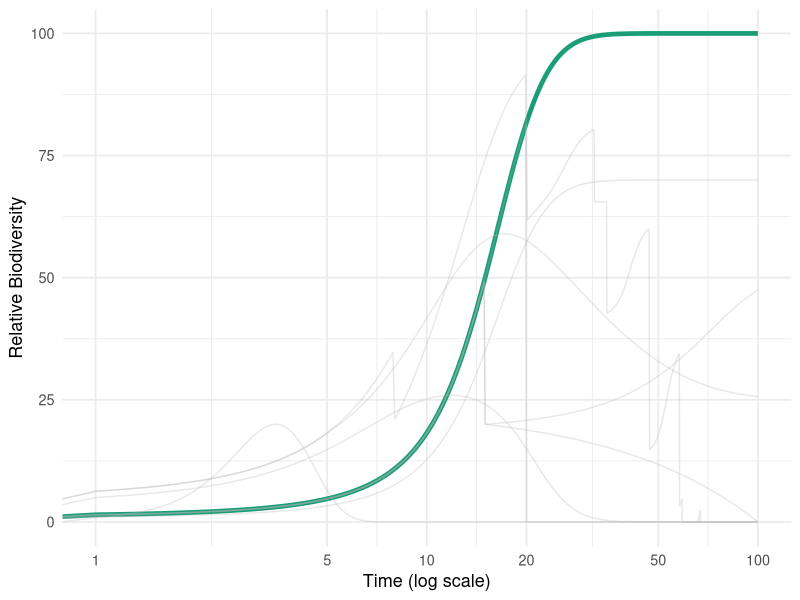
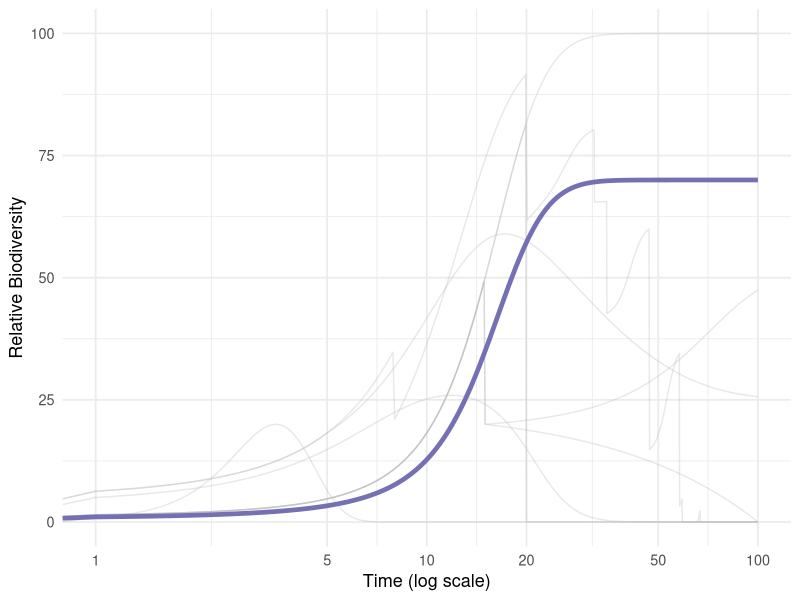
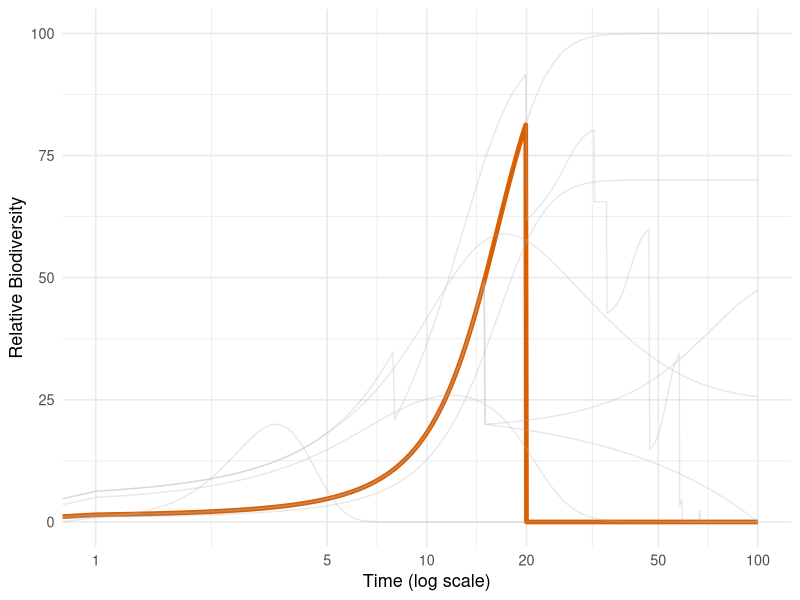
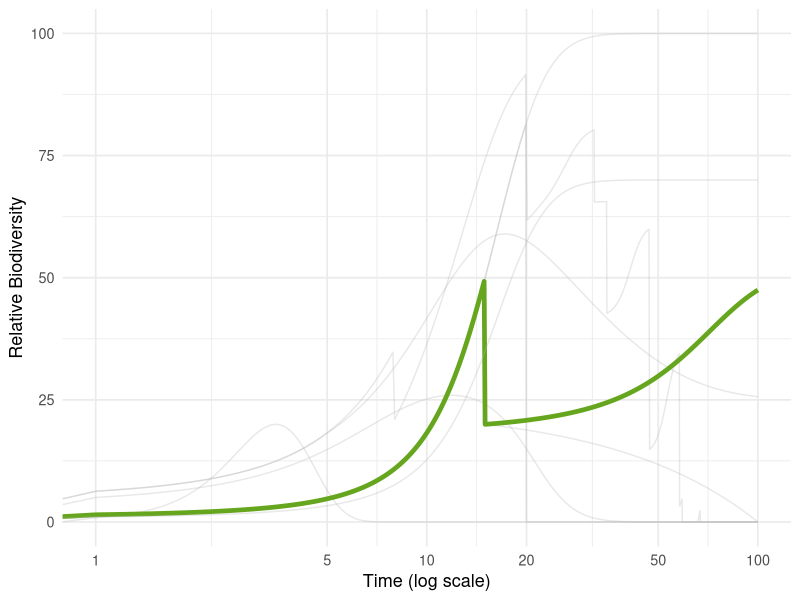
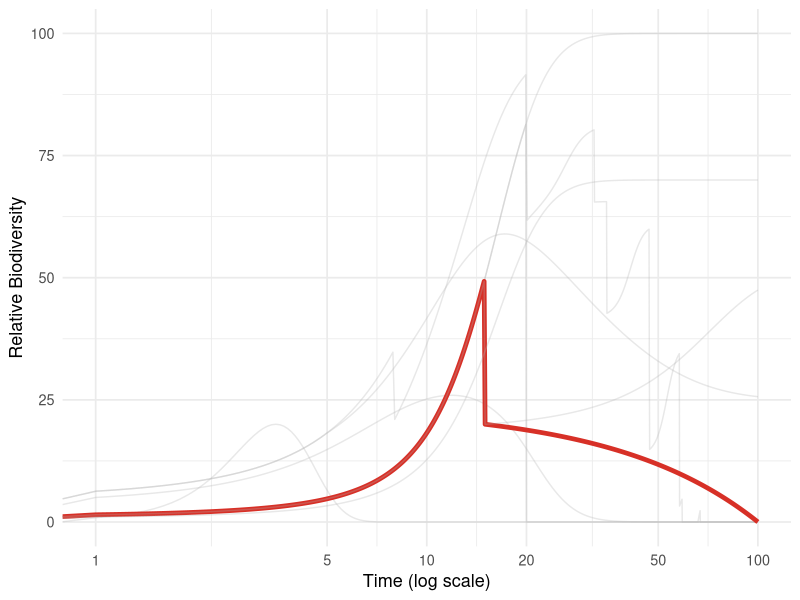
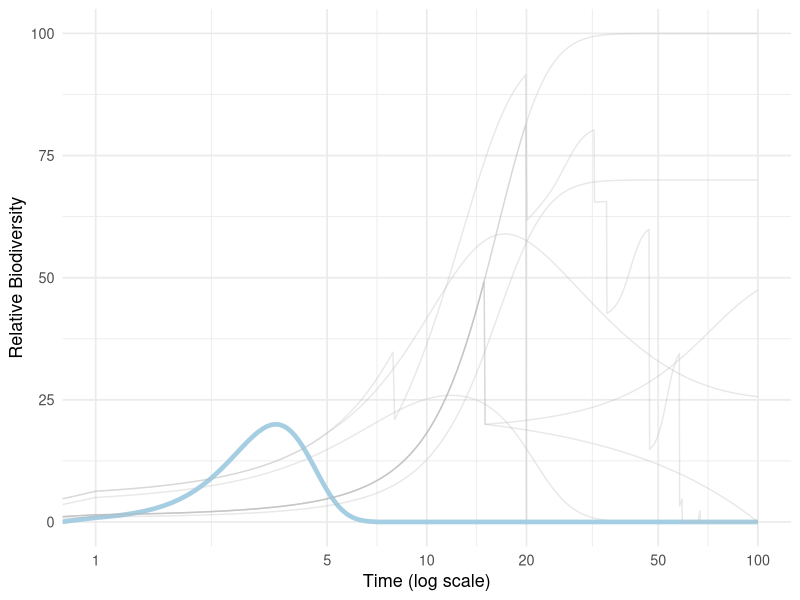
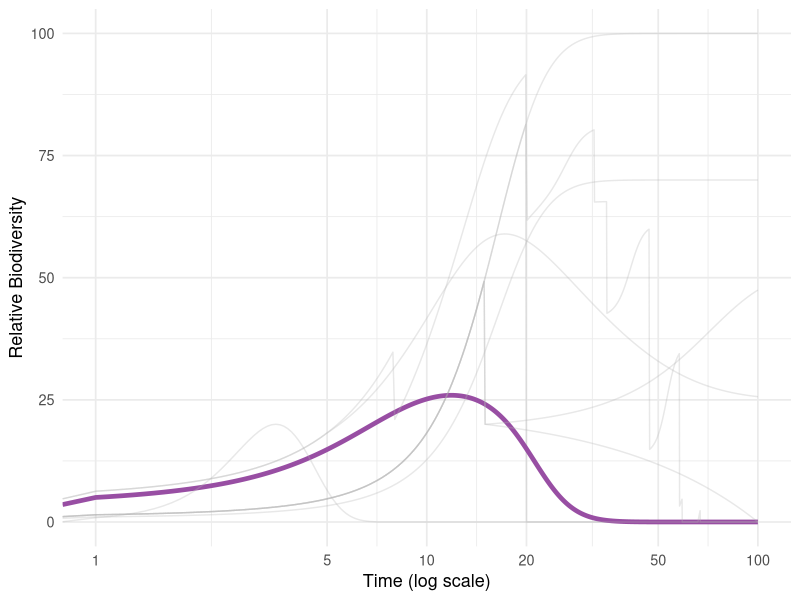
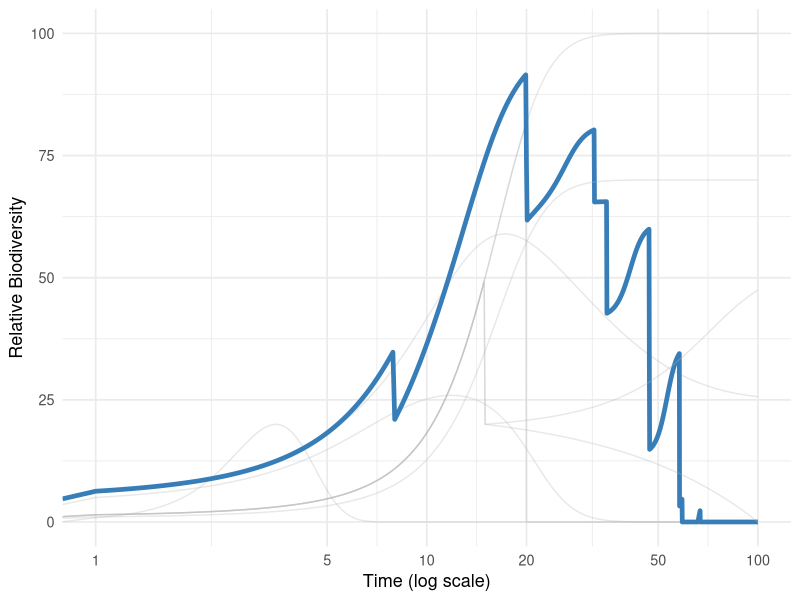

R code for these plots, in order:
# =============================
# Biodiversity Offset Trajectory Plot Script
# =============================

# Load packages
library(ggplot2)   # plotting
library(dplyr)     # data manipulation
library(scales)    # scaling axes
library(purrr)     # iteration over scenarios
library(here)      # relative file paths

#-----------------------------
# Global settings
#-----------------------------

# Time vector
time <- seq(0, 100, by = 0.1)

# Logistic growth function
s_sigmoid <- function(t, K = 100, r = 0.3, t0 = 15) {
  K / (1 + exp(-r * (t - t0)))
}

#-----------------------------
# Generate scenario trajectories
#-----------------------------
generate_trajectory <- function(name, biodiversity_func) {
  data.frame(
    time = time,
    biodiversity = biodiversity_func(time),
    scenario = name
  )
}

#-----------------------------
# Define offset scenarios
#-----------------------------
scenario_list <- list(
  generate_trajectory("Ideal Offset (max = 100)", function(t) pmin(s_sigmoid(t), 100)),
  generate_trajectory("Offset with Limited Gains (max = 70)", function(t) pmin(s_sigmoid(t, K = 70), 70)),
  generate_trajectory("Offset Failure: Catastrophic Collapse (Year 20)", function(t) {
    traj <- pmin(s_sigmoid(t), 100)
    traj[t >= 20] <- 0
    traj
  }),
  generate_trajectory("Offset Shock: Fire with Partial Recovery", function(t) {
    fire_time <- 15; drop_value <- 20
    rise <- pmin(s_sigmoid(t), 100)
    t_rise <- t[t < fire_time]
    values_rise <- rise[t < fire_time]
    values_drop <- drop_value
    t_recovery <- t[t > fire_time]
    recovery_base <- 35 / (1 + exp(-0.05 * (t_recovery - 60)))
    offset <- drop_value - recovery_base[1]
    values_recovery <- recovery_base + offset
    c(values_rise, values_drop, values_recovery)
  }),
  generate_trajectory("Offset Shock: Fire with No Recovery", function(t) {
    fire_time <- 15; drop_value <- 20
    rise <- pmin(s_sigmoid(t), 100)
    t_rise <- t[t < fire_time]
    values_rise <- rise[t < fire_time]
    t_decline <- t[t > fire_time]
    slope <- drop_value / (100 - fire_time)
    values_decline <- pmax(0, drop_value - slope * (t_decline - fire_time))
    c(values_rise, drop_value, values_decline)
  }),
  generate_trajectory("Offset Failure: Transitory Gain (Peak at Year 3.5)", function(t) {
    bell <- 20 * exp(-((t - 3.5)^2) / (2 * 1^2))
    bell[t > 7] <- 0
    bell
  }),
  generate_trajectory("Offset Failure: Early Gain Then Collapse", function(t) {
    rise <- 30 / (1 + exp(-0.4 * (t - 5)))
    decay <- 1 / (1 + exp(0.3 * (t - 20)))
    trajectory <- rise * decay
    trajectory[t > 50] <- 0
    trajectory
  }),
  generate_trajectory("Offset Risk: Amplified Storm Frequency with Recovery", function(t) {
    initial <- 100 / (1 + exp(-0.3 * (t - 10)))
    biodiv <- initial
    storm_times <- c(8, 20, 35, 47, 58, 67, 75, 82, 88)
    drop_depths <- seq(15, 50, length.out = length(storm_times))
    recovery_duration <- 12
    
    for (i in seq_along(storm_times)) {
      drop_idx <- which.min(abs(t - storm_times[i]))
      recovery_end <- which.min(abs(t - (storm_times[i] + recovery_duration)))
      biodiv[drop_idx:length(biodiv)] <- biodiv[drop_idx:length(biodiv)] - drop_depths[i]
      if (recovery_end > drop_idx) {
        recovery_t <- t[drop_idx:recovery_end]
        recovery_curve <- (drop_depths[i] * 0.8) / (1 + exp(-0.5 * (recovery_t - (storm_times[i] + recovery_duration / 2))))
        biodiv[drop_idx:recovery_end] <- biodiv[drop_idx:recovery_end] + recovery_curve
      }
    }
    pmax(biodiv, 0)
  }),
  generate_trajectory("Offset Failure: Invasive Species After Management Ends", function(t) {
    management_end <- 5; final_value <- 25
    rise <- 100 / (1 + exp(-0.3 * (t - 10)))
    decay_multiplier <- rep(1, length(t))
    decay_start <- which(t > management_end)
    
    if (length(decay_start) > 0) {
      decay_curve <- exp(-0.05 * (t[decay_start] - management_end))
      target_drop <- 1 - final_value / 100
      decay_multiplier[decay_start] <- (1 - target_drop) + target_drop * decay_curve
    }
    rise * decay_multiplier
  })
)

# Combine all scenarios into one dataframe
df_all <- bind_rows(scenario_list)

#-----------------------------
# Define Colors
#-----------------------------
offset_colors <- c(
  "Ideal Offset (max = 100)" = "#1b9e77",
  "Offset with Limited Gains (max = 70)" = "#7570b3",
  "Offset Failure: Catastrophic Collapse (Year 20)" = "#d95f02",
  "Offset Shock: Fire with Partial Recovery" = "#66a61e",
  "Offset Shock: Fire with No Recovery" = "#d73027",
  "Offset Failure: Transitory Gain (Peak at Year 3.5)" = "#a6cee3",
  "Offset Failure: Early Gain Then Collapse" = "#984ea3",
  "Offset Risk: Amplified Storm Frequency with Recovery" = "#377eb8",
  "Offset Failure: Invasive Species After Management Ends" = "#a65628"
)

# Fill in missing colors automatically
missing_colors <- setdiff(unique(df_all$scenario), names(offset_colors))
if (length(missing_colors) > 0) {
  auto_colors <- RColorBrewer::brewer.pal(max(3, length(missing_colors)), "Set3")
  names(auto_colors) <- missing_colors
  offset_colors <- c(offset_colors, auto_colors[missing_colors])
}

#-----------------------------
# Plot Function
#-----------------------------
plot_offset_trajectories <- function(df, log_scale = TRUE, facet = FALSE, focal = NULL, show_title = TRUE) {
  scenarios <- unique(df$scenario)
  color_vals <- if (!is.null(focal)) setNames(ifelse(scenarios == focal, offset_colors[focal], "gray70"), scenarios) else offset_colors
  alpha_vals <- if (!is.null(focal)) setNames(ifelse(scenarios == focal, 1, 0.3), scenarios) else setNames(rep(1, length(scenarios)), scenarios)
  linewidth_vals <- if (!is.null(focal)) setNames(ifelse(scenarios == focal, 1.6, 0.5), scenarios) else setNames(rep(1.2, length(scenarios)), scenarios)
  
  p <- ggplot(df, aes(x = time, y = biodiversity, color = scenario, alpha = scenario, linewidth = scenario)) +
    geom_line(show.legend = FALSE) +
    scale_color_manual(values = color_vals) +
    scale_alpha_manual(values = alpha_vals) +
    scale_linewidth_manual(values = linewidth_vals) +
    labs(
      title = if (show_title) {
        if (!is.null(focal)) focal else if (log_scale) "Offset Trajectories (Log Time)" else "Offset Trajectories"
      } else NULL,
      x = if (log_scale) "Time (log scale)" else "Time",
      y = "Relative Biodiversity"
    ) +
    theme_minimal(base_size = 13) +
    theme(
      plot.title = element_text(face = "bold", size = 14, hjust = 0.5),
      legend.position = if (facet) "none" else "bottom"
    )
  
  p <- p + if (facet) facet_wrap(~scenario, ncol = 2) else NULL
  p <- p + if (log_scale) scale_x_log10(limits = c(1, 100), breaks = c(1, 5, 10, 20, 50, 100)) else scale_x_continuous(limits = c(1, 100))
  
  p
}

#-----------------------------
# Export plots
#-----------------------------

# Export individual scenario plots (highlighted)
walk(unique(df_all$scenario), function(s) {
  plot <- plot_offset_trajectories(df_all, log_scale = TRUE, focal = s, show_title = FALSE)
  file_name <- paste0("highlight_", gsub("[^a-zA-Z0-9]", "_", s), ".png")
  ggsave(here("output", "figures", file_name), plot, width = 8, height = 5, dpi = 300)
})

# Export combined plots
ggsave(here("output", "figures", "all_scenarios_log.png"),
       plot_offset_trajectories(df_all, log_scale = TRUE, show_title = FALSE),
       width = 8, height = 5, dpi = 300)

ggsave(here("output", "figures", "all_scenarios_linear.png"),
       plot_offset_trajectories(df_all, log_scale = FALSE, show_title = FALSE),
       width = 8, height = 5, dpi = 300)